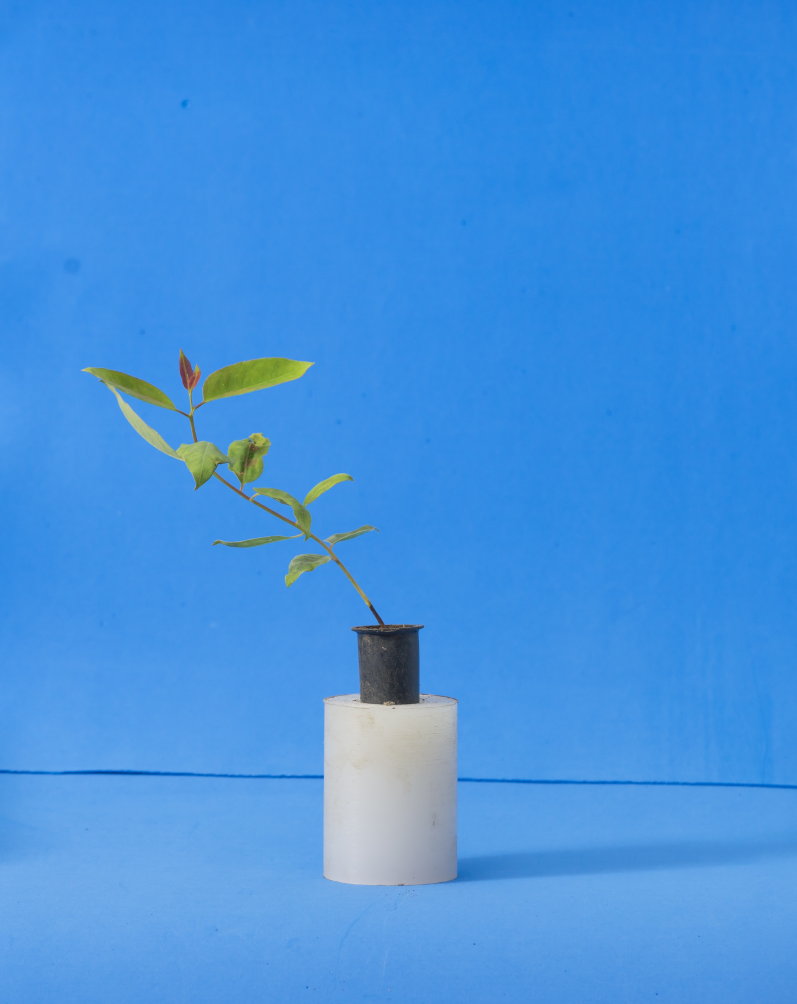
#> input picture Conjunto_VALIDACAO/Eucalipto1.jpg, 3188 x 4015 px, found by its file name (shown at 1/4 size)
$ python EUCA_01.py
#> lines starting #> are read from the running program, lines starting #| are printed output that depends on the picture; after the words box and inside, x2 and y2 are one past the last pixel; in counts of white or black regions, pixels touching at a corner belong together
import cv2
import numpy as np
# import os

# path = r"C:\Users\pedro\Documents\INSPER\SEM_07\VISAO\Projeto1\_Eucalipto_Escolhidos1\Eucalipto1.jpg"
# print("Existe?", os.path.exists(path))

#Isolar fundo:
lower_azul = np.array([100, 120, 150])
upper_azul = np.array([120, 255, 255])

# altura y = 2005 - 2035 --> 2012 altura y


img0 = cv2.imread(r"C:\Users\pedro\Documents\INSPER\SEM_07\VISAO\Projeto1\_Eucalipto_Escolhidos1\Eucalipto1.jpg")
#> img0 is the input picture: shape (4015, 3188, 3); mean B, G, R 223.8, 146.5, 68.2
# if img0 is None:
#     print("Image not loaded. Check path.")
y_chao = 2950
# cortar a imagem para agilizar o processamento.
img0 = img0[:y_chao, :]
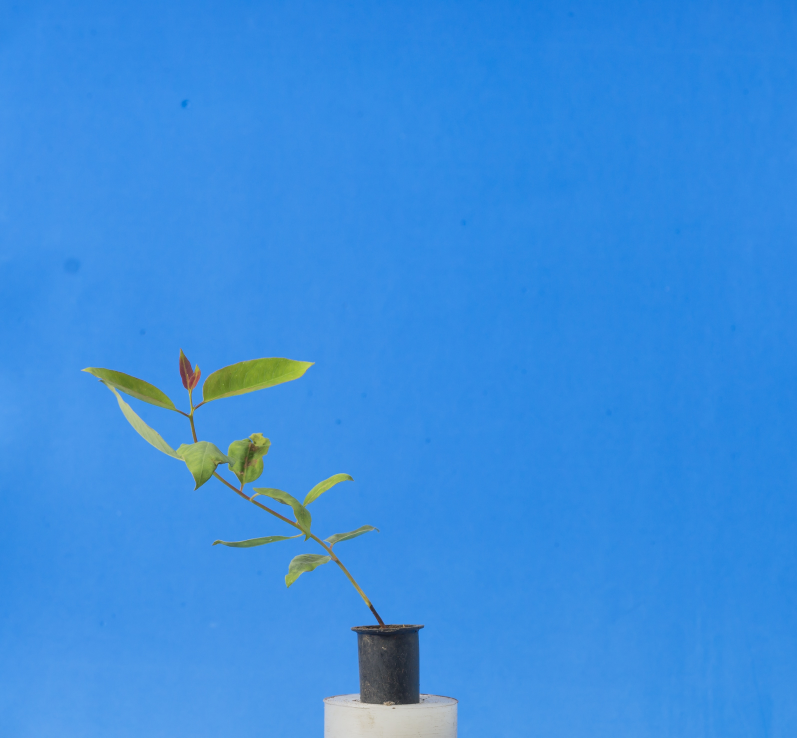
#> img0: shape (2950, 3188, 3) (shown at 1/4 size); mean B, G, R 223.7, 141.8, 57.8

img_HSV = cv2.cvtColor(img0, cv2.COLOR_BGR2HSV)
#> img_HSV: shape (2950, 3188, 3); mean H, S, V 103.2, 189.2, 225.1

(h,w,c) = img_HSV.shape
#> h = 2950; w = 3188; c = 3

imgn = cv2.resize(img_HSV, (w//2, h//2))
#> imgn: shape (1475, 1594, 3); mean H, S, V 103.2, 189.4, 225.2
# máscara de cada cor:
mask_fundo = cv2.inRange(imgn, lower_azul, upper_azul)
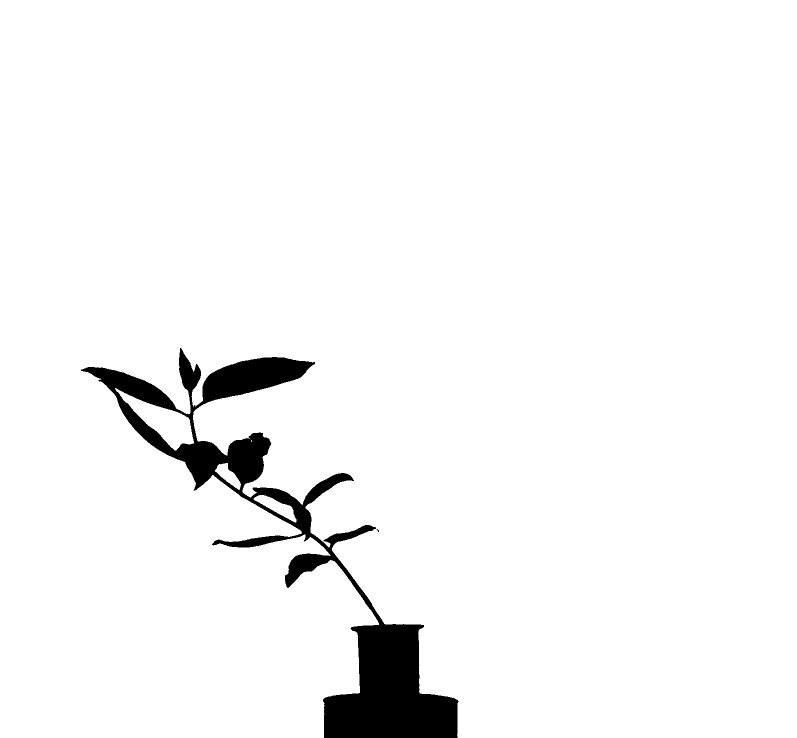
#> mask_fundo: shape (1475, 1594) (shown at 1/2 size); 96.1% white; 2 black regions (1 under 20 px), largest, box (x1, y1, x2, y2) and area: (162, 696, 917, 1475) 91017
mask_planta = cv2.bitwise_not(mask_fundo)
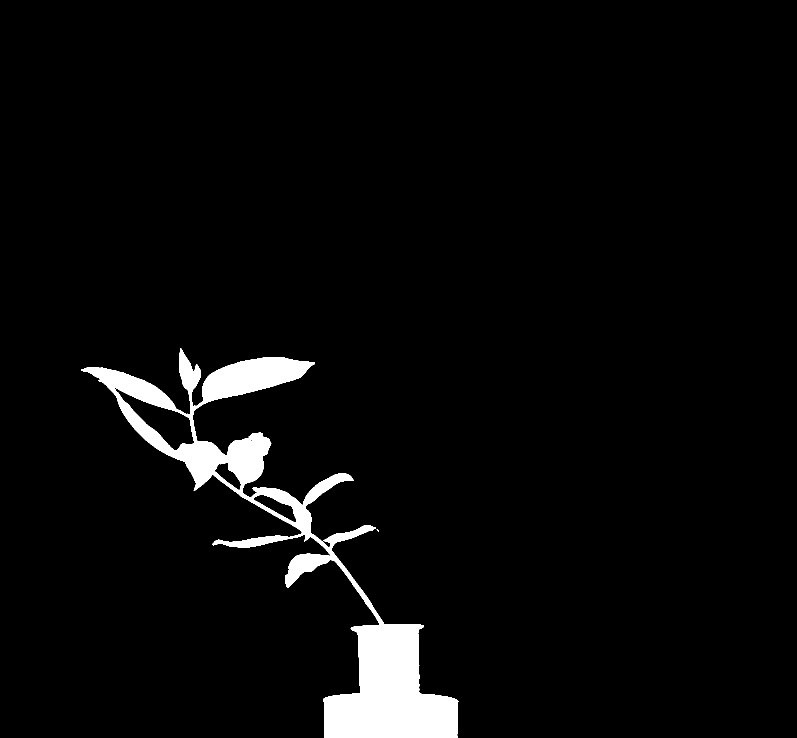
#> mask_planta: shape (1475, 1594) (shown at 1/2 size); 3.9% white; 2 white regions (1 under 20 px), largest, box (x1, y1, x2, y2) and area: (162, 696, 917, 1475) 91017

# Aplicar máscara na imagem original (BGR)
imgn_bgr = cv2.resize(img0, (w//2, h//2))
resultado = cv2.bitwise_and(imgn_bgr, imgn_bgr, mask=mask_planta)
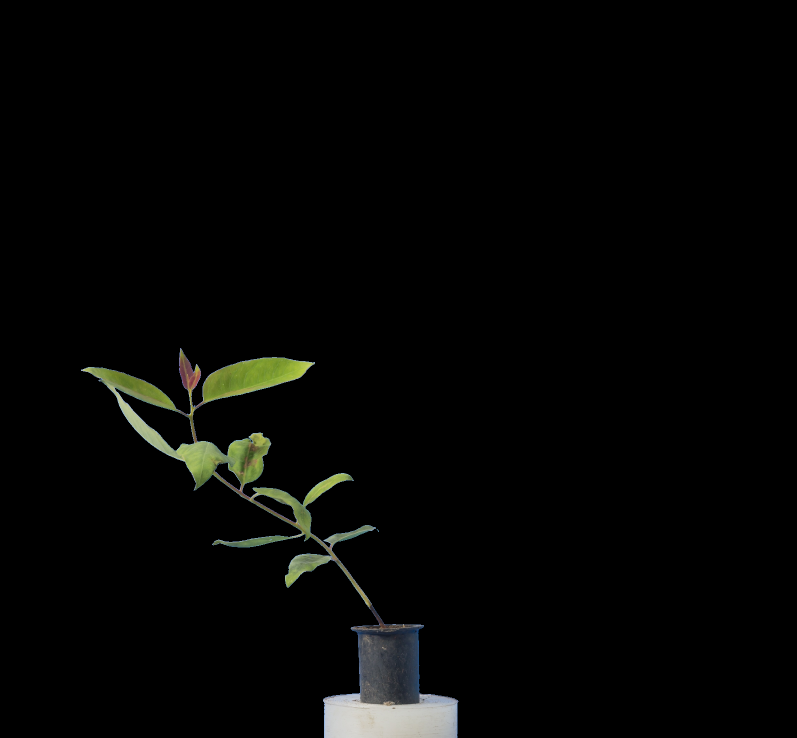
#> resultado: shape (1475, 1594, 3) (shown at 1/2 size); mean B, G, R 4.2, 5.4, 5


cv2.imshow("teste", mask_fundo)
cv2.imshow("Planta isolada", resultado)
#cv2.
cv2.waitKey(0)
cv2.destroyAllWindows()
